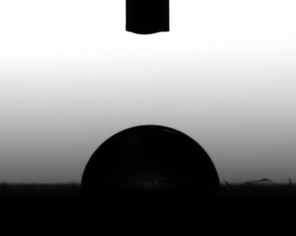
#> input picture data/samples/prueba sesil 2.png, 296 x 236 px, shrunk from 440 x 351 before the run
$ python test_real_images.py
#> lines starting #> are read from the running program, lines starting #| are printed output that depends on the picture
### plugins/preproc_auto_detect.py
"""
Auto-detection preprocessor plugin.

This plugin combines all detection steps in the correct order:
1. Substrate detection (sessile only)
2. Drop contour detection
3. Needle detection
4. ROI computation

Follows the stage-based pattern: operates on ctx and returns ctx.
"""

from __future__ import annotations

import logging

from menipy.common.registry import register_preprocessor

logger = logging.getLogger(__name__)


def auto_detect_preprocessor(ctx):
    """
    Preprocessor plugin that runs full auto-detection pipeline.

    Chains detection steps in correct order based on pipeline type.

    Args:
        ctx: Pipeline context with image data

    Returns:
        Updated context with all detected features.
    """
    # Check settings
    settings = getattr(ctx, "preprocessing_settings", None)
    should_auto_detect = getattr(ctx, "auto_detect_features", True)

    detect_roi = True
    detect_needle = True
    detect_substrate = True
    detect_drop = True

    if settings and hasattr(settings, "auto_detect"):
        ad = settings.auto_detect
        if not ad.enabled:
            logger.debug("Auto-detection disabled via settings")
            return ctx
        # Map settings to flags
        detect_roi = ad.detect_roi
        detect_needle = ad.detect_needle
        detect_substrate = ad.detect_substrate
        # Drop detection usually needed if others are needed, or implied
    elif not should_auto_detect:
        logger.debug("Auto-detection disabled via context flag")
        return ctx

    # Get pipeline type
    pipeline = getattr(ctx, "pipeline_name", "sessile").lower()
    logger.info(f"Running auto-detection for {pipeline} pipeline")

    # Import detection preprocessors (they register themselves)
    try:
        # Load detection plugins if not already loaded
        import sys
        from pathlib import Path

        from menipy.common.registry import PREPROCESSORS

        plugins_dir = Path(__file__).parent
        if str(plugins_dir) not in sys.path:
            sys.path.insert(0, str(plugins_dir))

        # Import plugins (registers them)

        # Run in correct order
        if pipeline == "sessile":
            # Sessile: substrate -> needle -> drop -> roi. The needle must
            # precede the drop so drop detection can reject the shaft; running
            # it afterwards leaves needle_rect unset and the guard inert. This
            # matches AutoCalibrator._detect_sessile.
            if detect_substrate and "detect_substrate" in PREPROCESSORS:
                ctx = PREPROCESSORS["detect_substrate"](ctx)
            if detect_needle and "detect_needle" in PREPROCESSORS:
                ctx = PREPROCESSORS["detect_needle"](ctx)
            if detect_drop and "detect_drop" in PREPROCESSORS:
                ctx = PREPROCESSORS["detect_drop"](ctx)
            if detect_roi and "detect_roi" in PREPROCESSORS:
                ctx = PREPROCESSORS["detect_roi"](ctx)
        else:
            # Pendant: drop -> needle -> roi
            if detect_drop and "detect_drop" in PREPROCESSORS:
                ctx = PREPROCESSORS["detect_drop"](ctx)
            if detect_needle and "detect_needle" in PREPROCESSORS:
                ctx = PREPROCESSORS["detect_needle"](ctx)
            if detect_roi and "detect_roi" in PREPROCESSORS:
                ctx = PREPROCESSORS["detect_roi"](ctx)

        if getattr(ctx, "onnx_proposal_mode", "off") == "shadow":
            from menipy.common.onnx_shadow import run_shadow_segmentation

            ctx = run_shadow_segmentation(ctx, pipeline)

        logger.info("Auto-detection complete")

    except Exception as e:
        logger.warning(f"Auto-detection failed: {e}")

    return ctx


# Register as preprocessor plugin
register_preprocessor("auto_detect", auto_detect_preprocessor)

### src/menipy/common/registry.py
# src/menipy/common/registry.py
"""Central registry for pipeline components and plugins."""

from __future__ import annotations

from collections.abc import Callable, Iterator
from typing import Any


class Registry:
    """Generic registry for named pipeline components."""

    def __init__(self, name: str):
        self.name = name
        self._items: dict[str, Callable[..., Any]] = {}

    def register(self, name: str, fn: Callable[..., Any]) -> None:
        """Register a new item by name."""
        self._items[name] = fn

    def get(self, name: str, default: Any = None) -> Callable[..., Any] | None:
        """Get a registered item by name."""
        return self._items.get(name, default)

    # Dict-like interface for backward compatibility
    def __getitem__(self, name: str) -> Callable[..., Any]:
        return self._items[name]

    def __setitem__(self, name: str, fn: Callable[..., Any]) -> None:
        self.register(name, fn)

    def __contains__(self, name: str) -> bool:
        return name in self._items

    def __iter__(self) -> Iterator[str]:
        """__iter__."""
        return iter(self._items)

    def __len__(self) -> int:
        """__len__."""
        return len(self._items)

    def items(self):
        """Items."""
        return self._items.items()

    def keys(self):
        """Keys."""
        return self._items.keys()

    # [9 lines left out: function values, not called in this run]


# Core plugin registries for small, pluggable utilities used by pipeline stages.
EDGE_DETECTORS = Registry("edge_detectors")
SOLVERS = Registry("solvers")
PENDANT_APPROXIMATORS = Registry("pendant_approximators")
PENDANT_INITIALIZERS = Registry("pendant_initializers")
SEGMENTATION_PROVIDERS = Registry("segmentation_providers")

# Other common stage utilities
ACQUISITIONS = Registry("acquisitions")
PREPROCESSORS = Registry("preprocessors")
GEOMETRIES = Registry("geometries")
SCALERS = Registry("scalers")
PHYSICS = Registry("physics")
OPTIMIZERS = Registry("optimizers")
OUTPUTS = Registry("outputs")
OVERLAYERS = Registry("overlayers")
VALIDATORS = Registry("validators")

# Utilities registry for image testing and analysis tools
UTILITIES = Registry("utilities")

# Detection registries for auto-calibration plugins
NEEDLE_DETECTORS = Registry("needle_detectors")
ROI_DETECTORS = Registry("roi_detectors")
SUBSTRATE_DETECTORS = Registry("substrate_detectors")
DROP_DETECTORS = Registry("drop_detectors")
APEX_DETECTORS = Registry("apex_detectors")


# Legacy wrapper functions for backward compatibility
def register_edge(name: str, fn: Callable[..., Any]) -> None:
    """Register plugin."""
    EDGE_DETECTORS.register(name, fn)


def register_solver(name: str, fn: Callable[..., Any]) -> None:
    """Register plugin."""
    SOLVERS.register(name, fn)


def register_pendant_approximator(name: str, fn: Callable[..., Any]) -> None:
    """Register a pendant surface-tension approximation plugin."""
    PENDANT_APPROXIMATORS.register(name, fn)


def register_pendant_initializer(name: str, fn: Callable[..., Any]) -> None:
    """Register a pendant geometry initializer."""
    PENDANT_INITIALIZERS.register(name, fn)


def register_segmentation_provider(name: str, fn: Callable[..., Any]) -> None:
    """Register a non-authoritative segmentation proposal provider."""
    SEGMENTATION_PROVIDERS.register(name, fn)


def register_acquisition(name: str, fn: Callable[..., Any]) -> None:
    """Register plugin."""
    ACQUISITIONS.register(name, fn)


def register_preprocessor(name: str, fn: Callable[..., Any]) -> None:
    """Register plugin."""
    PREPROCESSORS.register(name, fn)


def register_geometry(name: str, fn: Callable[..., Any]) -> None:
    """Register plugin."""
    GEOMETRIES.register(name, fn)


def register_scaler(name: str, fn: Callable[..., Any]) -> None:
    """Register plugin."""
    SCALERS.register(name, fn)


def register_physics(name: str, fn: Callable[..., Any]) -> None:
    """Register plugin."""
    PHYSICS.register(name, fn)


def register_optimizer(name: str, fn: Callable[..., Any]) -> None:
    """Register plugin."""
    OPTIMIZERS.register(name, fn)


def register_output(name: str, fn: Callable[..., Any]) -> None:
    """Register plugin."""
    OUTPUTS.register(name, fn)


def register_overlayer(name: str, fn: Callable[..., Any]) -> None:
    """Register plugin."""
    OVERLAYERS.register(name, fn)


def register_validator(name: str, fn: Callable[..., Any]) -> None:
    """Register plugin."""
    VALIDATORS.register(name, fn)


def register_utility(name: str, fn: Callable[..., Any]) -> None:
    """Register a utility function for image testing/analysis."""
    UTILITIES.register(name, fn)


# Detector registration functions
def register_needle_detector(name: str, fn: Callable[..., Any]) -> None:
    """Register plugin."""
    NEEDLE_DETECTORS.register(name, fn)


def register_roi_detector(name: str, fn: Callable[..., Any]) -> None:
    """Register plugin."""
    ROI_DETECTORS.register(name, fn)


def register_substrate_detector(name: str, fn: Callable[..., Any]) -> None:
    """Register plugin."""
    SUBSTRATE_DETECTORS.register(name, fn)


def register_drop_detector(name: str, fn: Callable[..., Any]) -> None:
    """Register plugin."""
    DROP_DETECTORS.register(name, fn)


def register_apex_detector(name: str, fn: Callable[..., Any]) -> None:
    """Register plugin."""
    APEX_DETECTORS.register(name, fn)


# [29 lines left out: function get_registry_snapshot, not called in this run]

### test_real_images.py
"""
Manual test script for detection plugins with real images.
"""
import sys
from pathlib import Path

sys.path.insert(0, str(Path(__file__).parent / 'plugins'))

import cv2
import numpy as np

import preproc_auto_detect
from menipy.common.registry import PREPROCESSORS


class MockContext:
    def __init__(self, pipeline_name):
        self.pipeline_name = pipeline_name
        self.auto_detect_features = True


def test_image(image_path, pipeline_name):
    """Test detection on a single image."""
#> called with image_path = 'data/samples/prueba sesil 2.png', pipeline_name = 'sessile'
    print('=' * 60)
    print(f'Testing {pipeline_name.upper()} detection')
    print(f'Image: {image_path}')
    print('=' * 60)

    if not Path(image_path).exists():
        print(f'File not found: {image_path}')
        return None

    img = cv2.imread(str(image_path))
#> img is the input picture: shape (236, 296, 3); min 0, max 255, mean 141.3
    if img is None:
        print('Failed to load image')
        return None

    print(f'Image shape: {img.shape}')
#| Image shape: (236, 296, 3)

    ctx = MockContext(pipeline_name)
    ctx.image = img

    ctx = PREPROCESSORS['auto_detect'](ctx)

    print('Results:')

    substrate = getattr(ctx, 'substrate_line', None)
    if substrate:
        print(f'  substrate_line: y={int((substrate[0][1] + substrate[1][1])/2)}')

    needle = getattr(ctx, 'needle_rect', None)
    if needle:
        print(f'  needle_rect: x={needle[0]}, y={needle[1]}, w={needle[2]}, h={needle[3]}')

    contour = getattr(ctx, 'detected_contour', None)
    if contour is not None:
        print(f'  detected_contour: {len(contour)} points')

    apex = getattr(ctx, 'apex_point', None)
    if apex:
        print(f'  apex_point: ({apex[0]}, {apex[1]})')

    contact = getattr(ctx, 'contact_points', None)
    if contact:
        print(f'  contact_points: left={contact[0]}, right={contact[1]}')

    roi = getattr(ctx, 'detected_roi', None)
    if roi:
        print(f'  detected_roi: x={roi[0]}, y={roi[1]}, w={roi[2]}, h={roi[3]}')

    print()
    return ctx


def visualize_results(image_path, ctx, output_path):
    """Draw detection results on image and save."""
    img = cv2.imread(str(image_path))
    vis = img.copy()

    # Draw substrate (magenta)
    substrate = getattr(ctx, 'substrate_line', None)
    if substrate:
        cv2.line(vis, substrate[0], substrate[1], (255, 0, 255), 2)

    # Draw needle (blue)
    needle = getattr(ctx, 'needle_rect', None)
    if needle:
        x, y, w, h = needle
        cv2.rectangle(vis, (x, y), (x + w, y + h), (255, 0, 0), 2)

    # Draw ROI (yellow)
    roi = getattr(ctx, 'detected_roi', None)
    if roi:
        x, y, w, h = roi
        cv2.rectangle(vis, (x, y), (x + w, y + h), (0, 255, 255), 2)

    # Draw contour (green)
    contour = getattr(ctx, 'detected_contour', None)
    if contour is not None:
        pts = np.asarray(contour)
        if pts.ndim == 3:
            pts = pts.reshape(-1, 2)
        pts = pts.astype(np.int32)
        cv2.polylines(vis, [pts], True, (0, 255, 0), 2)

    # Draw contact points (red)
    contact = getattr(ctx, 'contact_points', None)
    if contact:
        for pt in contact:
            cv2.circle(vis, pt, 5, (0, 0, 255), -1)

    # Draw apex (cyan cross)
    apex = getattr(ctx, 'apex_point', None)
    if apex:
        cv2.drawMarker(vis, apex, (255, 255, 0), cv2.MARKER_CROSS, 15, 2)

    cv2.imwrite(str(output_path), vis)
    print(f'Saved visualization to: {output_path}')


if __name__ == '__main__':
    # Test sessile
    ctx = test_image('data/samples/prueba sesil 2.png', 'sessile')
    if ctx:
        visualize_results(
            'data/samples/prueba sesil 2.png',
            ctx,
            'data/samples/prueba_sesil_2_detected.png'
        )

    # Test pendant
    ctx = test_image('data/samples/prueba pend 1.png', 'pendant')
#> call 2 of test_image, with image_path = 'data/samples/prueba pend 1.png', pipeline_name = 'pendant'
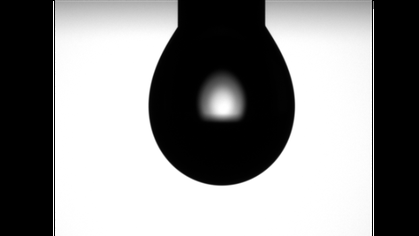
#> input picture data/samples/prueba pend 1.png, 419 x 236 px, shrunk from 622 x 351 before the run
#> in test_image, img is the input picture: shape (236, 419, 3); min 0, max 255, mean 137.1
#| Image shape: (236, 419, 3)
    if ctx:
        visualize_results(
            'data/samples/prueba pend 1.png',
            ctx,
            'data/samples/prueba_pend_1_detected.png'
        )

    # Test additional images
    ctx = test_image('data/samples/gota pendiente 1.png', 'pendant')
#> call 3 of test_image, with image_path = 'data/samples/gota pendiente 1.png', pipeline_name = 'pendant'
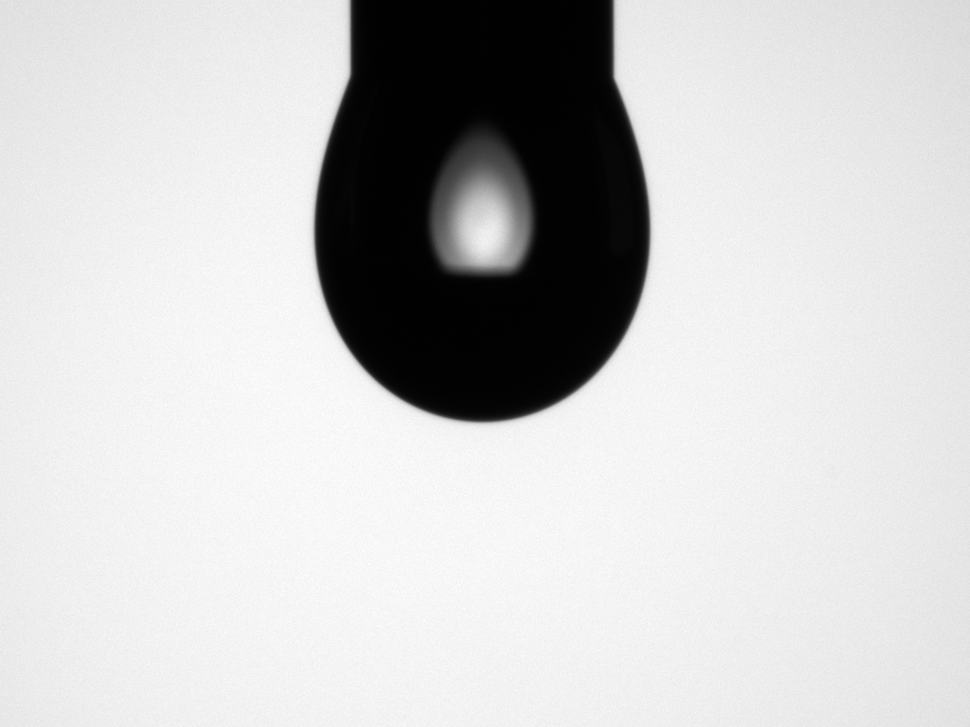
#> input picture data/samples/gota pendiente 1.png, 970 x 727 px, shrunk from 1440 x 1080 before the run
#> in test_image, img is the input picture: shape (727, 970, 3); min 0, max 255, mean 201.5
#| Image shape: (727, 970, 3)
    if ctx:
        visualize_results(
            'data/samples/gota pendiente 1.png',
            ctx,
            'data/samples/gota_pendiente_1_detected.png'
        )

    ctx = test_image('data/samples/gota depositada 1.png', 'sessile')
    if ctx:
        visualize_results(
            'data/samples/gota depositada 1.png',
            ctx,
            'data/samples/gota_depositada_1_detected.png'
        )
